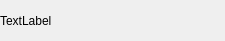
<?xml version="1.0" encoding="UTF-8"?>
<ui version="4.0">
 <class>FriendLabelClass</class>
 <widget class="QWidget" name="FriendLabelClass">
  <property name="geometry">
   <rect>
    <x>0</x>
    <y>0</y>
    <width>225</width>
    <height>41</height>
   </rect>
  </property>
  <property name="minimumSize">
   <size>
    <width>0</width>
    <height>41</height>
   </size>
  </property>
  <property name="maximumSize">
   <size>
    <width>16777215</width>
    <height>41</height>
   </size>
  </property>
  <property name="windowTitle">
   <string>FriendLabel</string>
  </property>
  <layout class="QHBoxLayout" name="horizontalLayout">
   <property name="leftMargin">
    <number>0</number>
   </property>
   <property name="topMargin">
    <number>0</number>
   </property>
   <property name="rightMargin">
    <number>0</number>
   </property>
   <property name="bottomMargin">
    <number>0</number>
   </property>
   <item>
    <widget class="QLabel" name="tip_label">
     <property name="text">
      <string>TextLabel</string>
     </property>
    </widget>
   </item>
   <item>
    <widget class="QWidget" name="close_wid" native="true">
     <property name="minimumSize">
      <size>
       <width>15</width>
       <height>15</height>
      </size>
     </property>
     <property name="maximumSize">
      <size>
       <width>15</width>
       <height>15</height>
      </size>
     </property>
     <layout class="QHBoxLayout" name="horizontalLayout_2">
      <property name="spacing">
       <number>0</number>
      </property>
      <property name="leftMargin">
       <number>0</number>
      </property>
      <property name="topMargin">
       <number>0</number>
      </property>
      <property name="rightMargin">
       <number>0</number>
      </property>
      <property name="bottomMargin">
       <number>0</number>
      </property>
      <item>
       <widget class="ClickLabel" name="close_lb">
        <property name="maximumSize">
         <size>
          <width>15</width>
          <height>15</height>
         </size>
        </property>
        <property name="text">
         <string/>
        </property>
       </widget>
      </item>
     </layout>
    </widget>
   </item>
  </layout>
 </widget>
 <layoutdefault spacing="6" margin="11"/>
 <customwidgets>
  <customwidget>
   <class>ClickLabel</class>
   <extends>QLabel</extends>
   <header location="global">ClickLabel.h</header>
  </customwidget>
 </customwidgets>
 <resources/>
 <connections/>
</ui>
